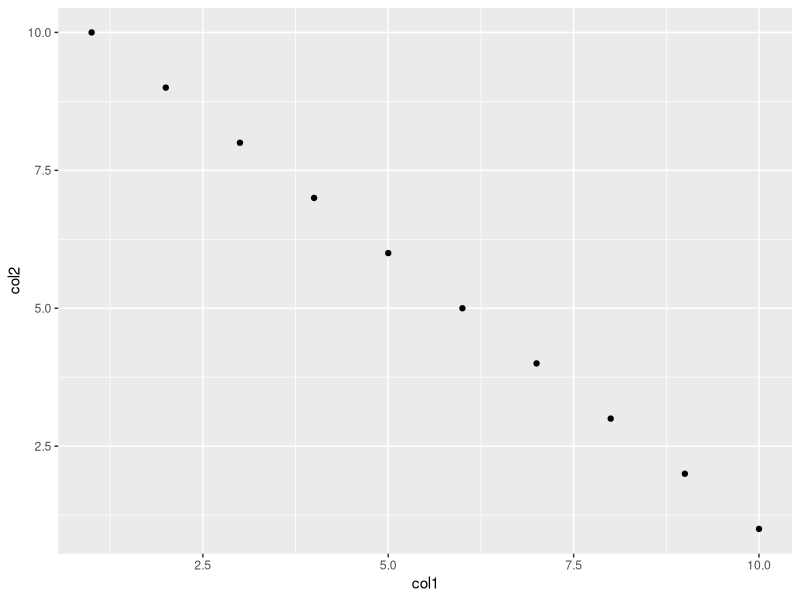

The R script that drew this image:
## ---- chunk 1
library(ggplot2)
a <- 1:10
df <- data.frame(col1 = 1:10, col2 = 10:1)
ggplot(df) + geom_point(aes(x = col1, y = col2))
